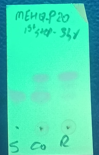
#> input picture dataset/MEHQ-P20_1st Step 3hr_21st July26.png, 99 x 155 px; its folder holds only this picture in this run
$ python render_lane_sheets.py
#> lines starting #> are read from the running program, lines starting #| are printed output that depends on the picture; after the words box and inside, x2 and y2 are one past the last pixel; in counts of white or black regions, pixels touching at a corner belong together
### tlc/core/determinism.py
"""Determinism environment — spec 03 §7.2.2. Import BEFORE numpy in every entry point.

Multi-threaded BLAS changes summation order, which changes the last ULP, which can flip a
threshold comparison and change a spot count. Single-threaded BLAS is mandatory, not tunable.
"""

import os

for _v in (
    "OMP_NUM_THREADS",
    "OPENBLAS_NUM_THREADS",
    "MKL_NUM_THREADS",
    "NUMEXPR_NUM_THREADS",
    "VECLIB_MAXIMUM_THREADS",
):
    os.environ[_v] = "1"
os.environ["PYTHONHASHSEED"] = "0"

### tlc/pipeline/geometry.py
"""Deterministic plate geometry: detection, corner extraction, rectification (Phase 2).

Ported per D-005 from tlc-spec-impl/tlccore/normalize.py:72-103 (HSV bright-green mask ->
largest component -> min-area rectangle -> projective warp) and the evaluation report §5
(hue-plus-value mask with an Otsu brightness split, because the teal bench shares the hue band),
re-implemented cv2-free (NN5: cv2 build variance) with two upgrades:
  - sub-pixel corners from least-squares line fits to the hull edges (the min-area rectangle
    alone cannot meet Gate 2's 1.5 px p95 corner error),
  - explicit valid-mask machinery (erosion derived from measured tilt — the M-007 class guard)
    instead of the prior implementation's silent border crop.

Pure module: numpy/scipy/skimage only, no I/O, no RNG, no wall clock (enforced by
tests/test_pipeline_purity.py).
"""

import math
from dataclasses import dataclass

import numpy as np
from scipy import ndimage
from scipy.spatial import ConvexHull
from skimage.color import rgb2hsv
from skimage.filters import threshold_otsu

# Detection constants (chosen; echoed into the result config in Phase 10)
HUE_LO, HUE_HI = 0.18, 0.58        # green .. cyan band; the teal bench also lands here (eval §5)
SAT_FLOOR = 0.12                   # plate glow is strongly coloured; near-greys excluded
VAL_FLOOR = 0.25                   # the plate GLOWS; dark green-ish clutter is not a plate
MIN_PLATE_FRAC = 0.05              # below this the "plate" is noise
OTSU_MIN_CLASS_RATIO = 1.35        # brightness split only when class means differ this much
BORDER_BAND_PX = 3                 # eval §5: overrun measured on the 3-px border band
DETECTION_METHOD = "hsv_bright_green_largest_cc"


@dataclass(frozen=True)
class PlateGeometry:
    found: bool
    mask: np.ndarray                  # bool, source frame, filled largest component
    corners_src: np.ndarray | None    # (4,2) float64, TL,TR,BR,BL, sub-pixel
    homography: np.ndarray | None     # (3,3) float64, rectified -> source
    rectified_shape: tuple[int, int] | None  # (H, W)
    tilt_deg: float | None
    frame_overrun: dict[str, float]   # 3-px band coverage per edge: top/bottom/left/right
    plate_area_frac: float
    detection_method: str


# ---------------------------------------------------------------- detection


def detect_plate_mask(rgb: np.ndarray) -> tuple[np.ndarray, bool]:
    """Bright strongly-green largest component. Returns (mask, found)."""
    img = rgb[:, :, :3]
    hsv = rgb2hsv(img)
#> hsv: shape (155, 99, 3) float64; mean of channels 0, 1, 2 0.461, 0.702, 0.877
    hue, sat, val = hsv[:, :, 0], hsv[:, :, 1], hsv[:, :, 2]
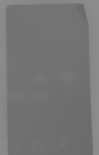
#> hue: shape (155, 99) float64; min 0.418, max 0.555, mean 0.461
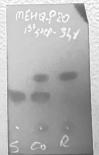
#> sat: shape (155, 99) float64; min 0.313, max 1, mean 0.702
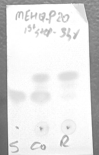
#> val: shape (155, 99) float64; min 0.361, max 1, mean 0.877
    hue_mask = (hue >= HUE_LO) & (hue <= HUE_HI) & (sat >= SAT_FLOOR) & (val >= VAL_FLOOR)
#> hue_mask: shape (155, 99) bool; every value is 1
    hue_frac = float(hue_mask.mean())
#> hue_frac = 1
    if hue_frac < 1e-4:
        return np.zeros(hue.shape, dtype=bool), False

    vals = val[hue_mask]
#> vals = 15345 values, max 1 at index 459, min 0.361 at index 15253, mean 0.877
    mask = hue_mask
    if vals.size > 1 and float(vals.min()) < float(vals.max()):
        t = threshold_otsu(vals)
#> t = 0.744
        bright_sel = vals >= t
        if bright_sel.any() and (~bright_sel).any():
            # Apply the brightness split only when it separates two genuinely different
            # populations (plate vs bench, class-mean ratio ~2). A plate filling the frame
            # splits its own illumination gradient at ratio ~1.1 — keep the hue mask then
            # (M-005 fix; the eval's "Otsu on brightness added to the hue mask", §5).
            ratio = float(vals[bright_sel].mean()) / max(float(vals[~bright_sel].mean()), 1e-6)
#> ratio = 1.84
            if ratio >= OTSU_MIN_CLASS_RATIO:
                mask = hue_mask & (val >= t)
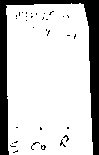
#> mask: shape (155, 99) bool; 80.2% white; 33 black regions (32 under 20 px), largest, box (x1, y1, x2, y2) and area: (0, 0, 99, 155) 2898

    mask = ndimage.binary_closing(mask, structure=np.ones((5, 5), dtype=bool))
#> mask: shape (155, 99) bool; 80% white; 1 black region, box (x1, y1, x2, y2) and area: (0, 0, 99, 155) 3063
    mask = ndimage.binary_opening(mask, structure=np.ones((3, 3), dtype=bool))
#> mask: shape (155, 99) bool; 80% white; 1 black region, box (x1, y1, x2, y2) and area: (0, 0, 99, 155) 3066
#> (the rest of the program and of its run is left out)
